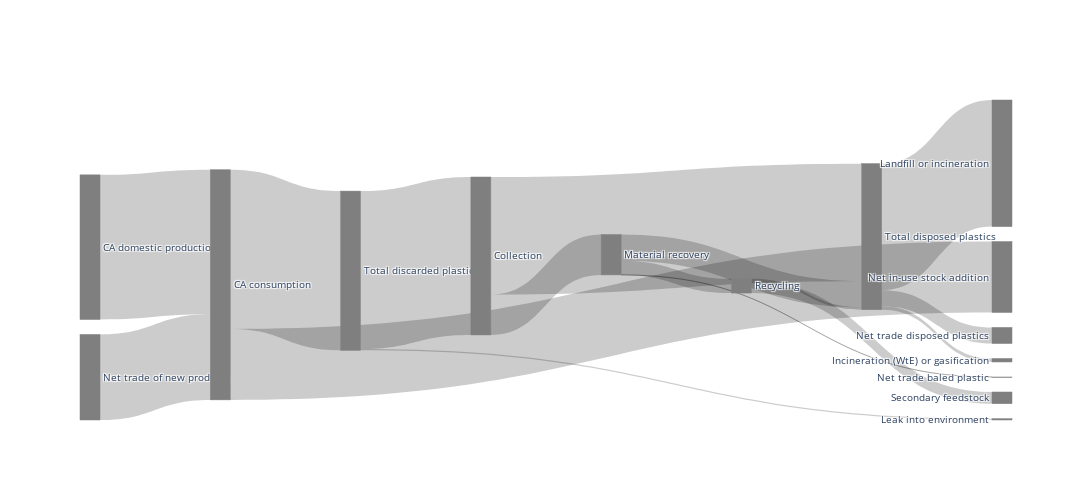

Notebook code for this chart:
### Code cell
#update layout (make wider)
fig.update_layout(
    width=1100,
    height=500,
    font=dict(size=10),
    title="",
    plot_bgcolor='rgba(0,0,0,0)'
)

# Display the figure
fig.show()

### Figure 1 — Plotly figure (JSON) as saved in the notebook; plotly's stock layout.template omitted (floating-point values rounded to 4 significant figures)
{"data": [{"link": {"source": [0, 1, 2, 2, 3, 3, 4, 4, 5, 5, 5, 6, 6, 7, 7, 7], "target": [2, 2, 8, 3, 9, 4, 5, 7, 6, 7, 10, 11, 7, 12, 13, 14], "value": [4474733, 2646334, 2193412, 4927656, 40367, 4887289, 1248665, 3636560, 439412, 809253, 254, 362250, 74791, 3916862, 107577, 496166]}, "node": {"color": "#7F7F7F", "label": ["CA domestic production", "Net trade of new products", "CA consumption", "Total discarded plastics", "Collection", "Material recovery", "Recycling", "Total disposed plastics", "Net in-use stock addition", "Leak into environment", "Net trade baled plastic", "Secondary feedstock", "Landfill or incineration", "Incineration (WtE) or gasification", "Net trade disposed plastics"], "line": {"color": "#7F7F7F", "width": 0.5}, "pad": 15, "thickness": 20}, "type": "sankey", "valuesuffix": "t"}], "layout": {"font": {"size": 10}, "height": 500, "plot_bgcolor": "rgba(0,0,0,0)", "title": {"text": ""}, "width": 1100}}
